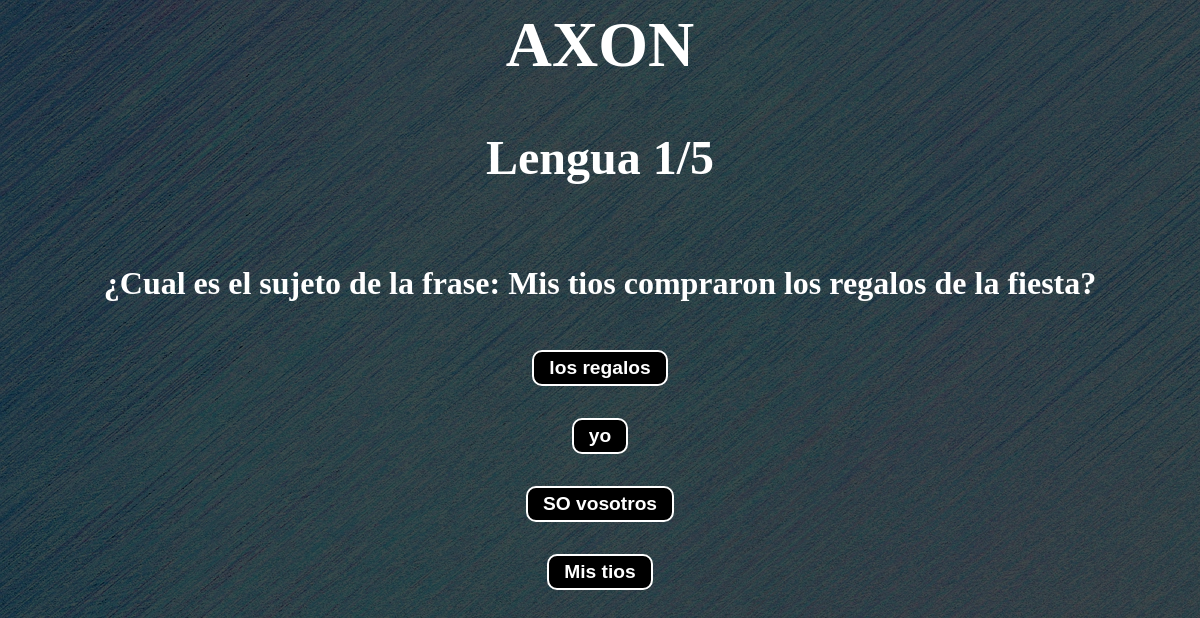
The app's page /axon (signed in) with its own data.
### tables this page shows
CREATE TABLE tema(
            id integer,
            tematica varchar(50),
            PRIMARY KEY("id" AUTOINCREMENT)
        );

CREATE TABLE pregunta(
            id integer,
            pregunta varchar(50),
            respuesta1 varchar(50),
            respuesta2 varchar(50),
            respuesta3 varchar(50),
            respuesta4 varchar(50),
            correcta varchar(50),
            idTema integer,
            FOREIGN KEY (idTema) REFERENCES tema(id),
            PRIMARY KEY("id" AUTOINCREMENT)
        );

### estructura/web/paginaWeb.py (the view, shortened to what this page needs)
@app.route('/axon',methods=['GET', 'POST'])
def axon():
    global cont,tmp,usuarioConectado,arrayCorrectasUsuario
    lenghtArrayCorrectasUsuario=len(arrayCorrectasUsuario)
    if usuarioConectado=="":
        return redirect("/")
    log.information("El usuario "+usuarioConectado+" esta jugando.")
    idPregunta,preguntaWeb,respuesta1,respuesta2,respuesta3,respuesta4,correcta,tema=preguntaAleatoria(tematica,pregunta)
    data = request.form
    tmp=correcta
    return render_template('axon4.html',tema=tema,preguntaWeb=preguntaWeb,correcta=correcta,respuesta1=respuesta1
                           ,respuesta2=respuesta2,respuesta3=respuesta3,respuesta4=respuesta4,arrayCorrectasUsuario=arrayCorrectasUsuario,cont=cont,lenghtArrayCorrectasUsuario=lenghtArrayCorrectasUsuario)

### estructura/baseDatos/metodoPregunta.py (called while the page is built)
    def listarPreguntaTematica(self,idTema):
        self.cursor.execute("SELECT id,pregunta,respuesta1,respuesta2,respuesta3,respuesta4,correcta FROM pregunta WHERE idTema=(?)", (idTema,))
        return self.cursor.fetchall()

### estructura/baseDatos/metodoTematica.py (called while the page is built)
    def listarTematicas(self):
        self.cursor.execute("SELECT tematica FROM tema")
        return self.cursor.fetchall()

    def listarTematicaIdTema(self,idTematica):
        self.cursor.execute("SELECT tematica FROM tema WHERE id =(?)", (idTematica,))
        return self.cursor.fetchone()[0]

### estructura/libreria/debug.py (called while the page is built)
    def information(self,texto):
        self.mensaje("6",texto)

    def borradoFichero(self):
        carpeta="estructura/libreria/logs"
        y=self.fechaBorrado()
        for x in os.listdir(carpeta):
            rutaAr=os.path.join(carpeta, x)
            if os.path.isfile(rutaAr):
                fechaMod=os.path.getctime(rutaAr)
                fechaMod=datetime.fromtimestamp(fechaMod)
                fechaMod=fechaMod.strftime("%Y%m%d")
                if y>fechaMod:
                    if os.path.isfile(rutaAr):
                        os.remove(rutaAr)
                if int(y)>int(x[5:13]):
                    if os.path.isfile(rutaAr):
                        os.remove(rutaAr)

### estructura/pregunta/preguntas.py (called while the page is built)
def preguntaAleatoria(tematica,pregunta):
    x=tematica.listarTematicas()
    idTematica=int(random.random()*len(x)+1)
    arrayPreguntas=pregunta.listarPreguntaTematica(idTematica)
    while len(arrayPreguntas)==0:
        idTematica=int(random.random()*len(x)+1)
        arrayPreguntas=pregunta.listarPreguntaTematica(idTematica)
    preguntaRandom=int(random.random()*len(arrayPreguntas))
    idPregunta,pregunta,res1,res2,res3,res4,correcta=arrayPreguntas[preguntaRandom]
    respuestasRandom=[res1,res2,res3,res4]
    random.shuffle(respuestasRandom)
    res1,res2,res3,res4=respuestasRandom
    return idPregunta,pregunta,res1,res2,res3,res4,correcta,tematica.listarTematicaIdTema(idTematica)

### estructura/web/templates/axon4.html (shortened to what this page needs)
<!DOCTYPE html>
<html lang="es">
    <head>
        {% block head %}
        <link rel="stylesheet" href="{{ url_for('static', filename='axon4.css') }}">
        {% endblock %}
    </head>
    <body>
        {% block body %}
        <div class="general">
            <div class="titulo">
                <h1 class="tituloAxon"><a class="textoTituloAxon" href="/principal">AXON</a></h1>
            </div>
            <div class="principal">
                {% if cont>=5 %}
                    <p class="res">No quedan mas preguntas para hoy!</p>
                    {% for x in range(0,lenghtArrayCorrectasUsuario)%}
                        {% if arrayCorrectasUsuario[x]==0 %}
                            <p class="res">Respuesta{{x+1}}: incorrecta<p/>
                        {% else %}
                            <p class="res">Respuesta{{x+1}}: correcta<p/>
                        {% endif %}
                    {% endfor %}
                {% else %}
                    <form class="formulario" method="POST">
                    <p class="tema"><b>{{tema}} {{cont+1}}/5</b></p>
                    <p class="pregunta"><b>{{preguntaWeb}}</b></p>
                    <p class="res"><input class="buttonJugar" name="respuesta1" type="submit" value="{{respuesta1}}"></p>
                    <p class="res"><input class="buttonJugar" name="respuesta2" type="submit" value="{{respuesta2}}"></p>
                    <p class="res"><input class="buttonJugar" name="respuesta3" type="submit" value="{{respuesta3}}"></p>
                    <p class="res"><input class="buttonJugar" name="respuesta4" type="submit" value="{{respuesta4}}"></p>
                </form>
                {% endif %}
            </div>
        </div>
        {% endblock %}
    </body>
</html>

### estructura/web/static/axon4.css (style rules this page uses)
body { background-image: linear-gradient(rgba(0, 0, 0, 0.7), rgba(0, 0, 0, 0.7)), url(imagenes/backgroundTexture.jpg); }
a { color: black; text-decoration: none; }
p { color:white; }
.titulo { display: flex; flex-direction: column; color: white; }
.tituloAxon { padding-left: 1em; padding-right: 1em; align-self: center; color: white; margin: 0px; }
.textoTituloAxon { color: white; font-size: 4rem; }
.general { display: flex; flex-direction: column; }
.principal { display: flex; flex-direction: column; }
.tema { align-self:center; font-size:3rem; }
.pregunta { align-self:center; font-size:2rem; }
.res { margin-top:1rem; margin-bottom:1rem; align-self:center; font-size:1.5rem; }
.buttonJugar { background-color:#000000; border-radius:10px; border:2px solid #ffffff; display:inline-block; cursor:pointer; color:#ffffff; font-size:1.2rem; font-weight:bold; padding:5px 15px; text-decoration:none; }
.formulario { display: flex; flex-direction: column; }

### records on screen
tema: tematica "Lengua"
pregunta: pregunta "¿Cual es el sujeto de la frase: Mis tios compraron los regalos de la fiesta?", respuesta1 "los regalos", respuesta2 "yo", respuesta3 "SO vosotros", respuesta4 "Mis tios"

### other values on screen
{{ cont+1 }} "1"
